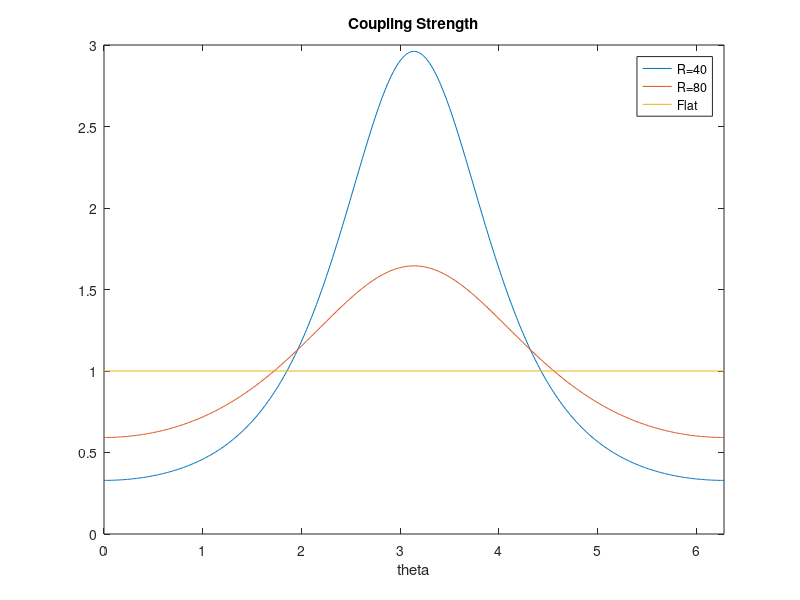

Write MATLAB code to recreate this figure.
% Plot the coupling strength vs theta

clear;

theta = linspace(0,2*pi,500);
R1 = 80/(2*pi);
R2 = 40/(2*pi);
r = 20/(2*pi);
a1 = sqrt(R1^2 - r^2)
a2 = sqrt(R2^2 - r^2)
eta1 = atanh(a1/R1)
eta2 = atanh(a2/R2)

theta_i1 = acos(R1/r - (a1^2)./(r*(R1+r*cos(theta))));
theta_i2 = acos(R2/r - (a2^2)./(r*(R2+r*cos(theta))));

C1 = 10*(cosh(eta1)-cos(theta_i1)).^2/(a1^2);
C2 = 10*(cosh(eta2)-cos(theta_i2)).^2/(a2^2);

%hold on
figure(1);
plot(theta, C2, theta, C1, [0, 2*pi], [1,1]);
title('Coupling Strength');
xlim([0 2*pi]);
%hold off
legend('R=40','R=80','Flat');
xlabel('theta')